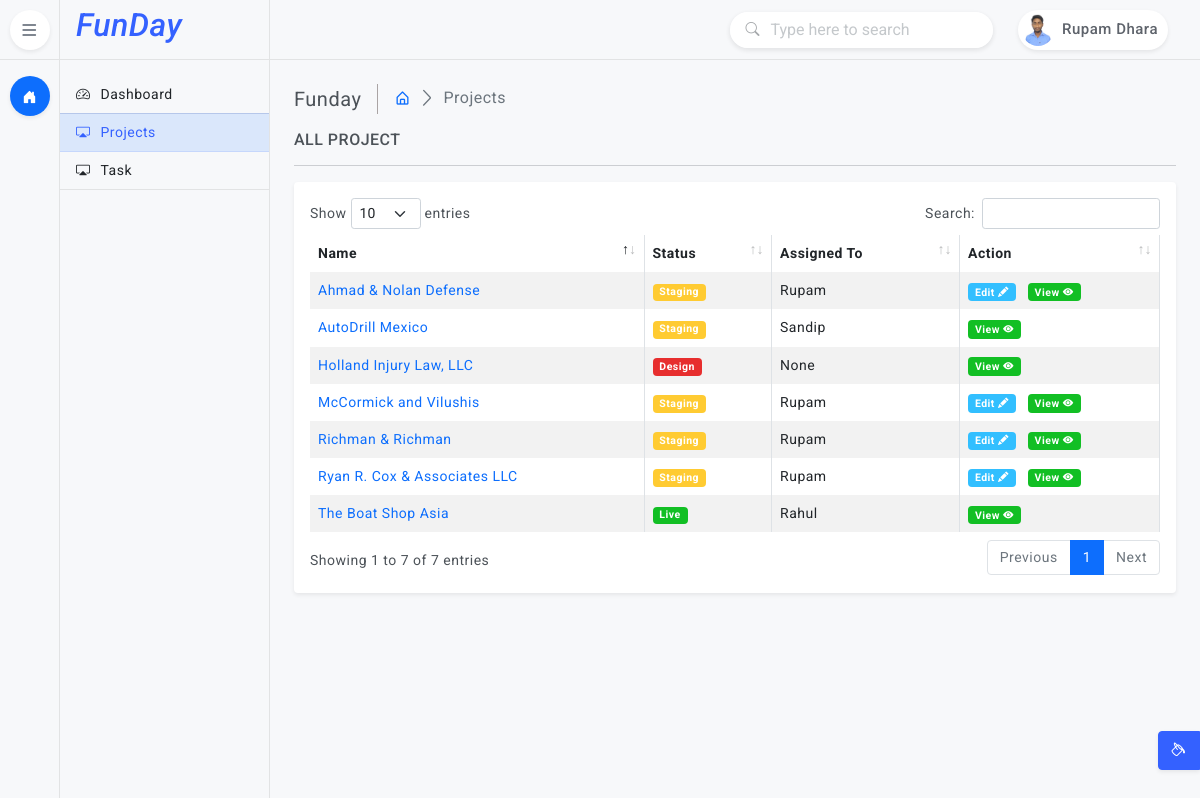
/project/ (signed in), run on an earlier commit of the app's database.
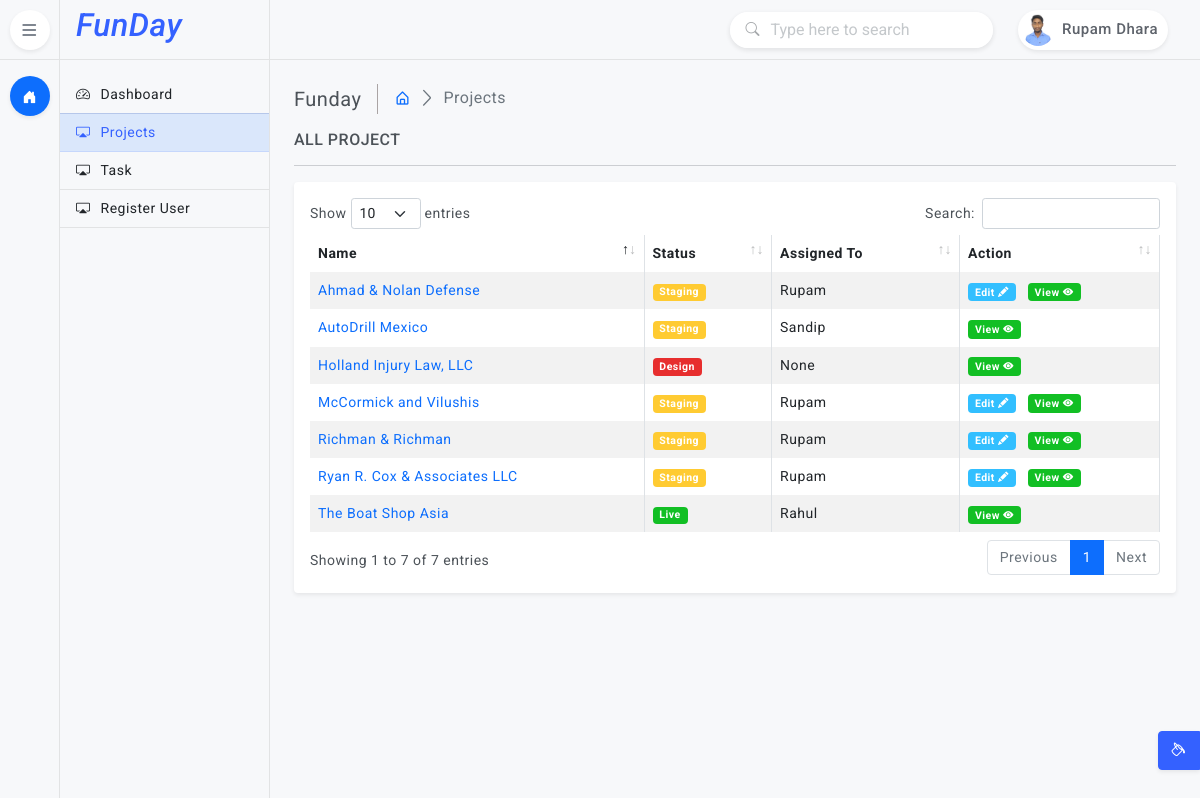
And on a later commit of the database.
### project/views.py (the view)
# urls.py: path('', views.Projects, name='project'),
@login_required
def Projects(request):
    theme = request.session.get('inlineRadioOptions')
    project = Project.objects.all().order_by('title')
    data = {
        'project' : project,
        'theme' : theme
    }
    return render(request, 'project.html', data)

### account/models.py (called while the page is built)
    def __str__(self):
        return self.first_name

### project/models.py (called while the page is built)
    def __str__(self):
        return self.name

### templates/project.html (shortened to what this page needs)
{% extends "base.html" %}
{% block 'content' %}
    <main class="page-content">
        <div class="page-breadcrumb d-none d-sm-flex align-items-center mb-3">
            <div class="breadcrumb-title pe-3">Funday</div>
            <div class="ps-3">
                <nav aria-label="breadcrumb">
                    <ol class="breadcrumb mb-0 p-0">
                        <li class="breadcrumb-item"><a href="javascript:;"><i class="bx bx-home-alt"></i></a>
                        </li>
                        <li class="breadcrumb-item active" aria-current="page">Projects</li>
                    </ol>
                </nav>
            </div>
        </div>
        <h6 class="mb-0 text-uppercase">All project</h6>
            <hr />
            <div class="card">
                <div class="card-body">
                    <div class="table-responsive">
                        <table id="example" class="table table-striped table-bordered" style="width:100%">
                            <thead>
                                <tr>
                                    <th>Name</th>
                                    <th>Status</th>
                                    <th>Assigned To</th>
                                    <th>Action</th>
                                </tr>
                            </thead>
                            <tbody>
                                {% for x in project %}
                                    <tr>
                                        <td><a href="{% url "projectdetails" x.slug %}">{{ x.title }}</a></td>
                                        <td><span class="badge {% if x.status_id == 1 %} bg-danger{% elif x.status_id == 2 %} bg-warning{% elif x.status_id == 3 %} bg-success{% endif %}">{{ x.status }}</span></td>
                                        <td>{{x.associate}}</td>
                                        <td>{% if request.user.id == x.associate_id %}<a class="badge bg-info" href="{% url "projectedit" x.id %}">Edit <i class="bi bi-pencil-fill"></i></a>&nbsp;&nbsp; {% endif %}<a class="badge bg-success" href="{% url "projectdetails" x.slug %}">View <i class="bi bi-eye-fill"></i></a></td>
                                    </tr>
                                {% endfor %}
                            </tbody>
                        </table>
                    </div>
                </div>
            </div>
    </main>
{% endblock 'content' %}

### templates/base.html (shortened to what the changed rows need)
<!doctype html>
{% if theme == 'dark' %}
<html lang="en" class="dark-theme">
{% else %}
<html lang="en" class="minimal-theme">
{% endif %}
<head>
    <link href="/static/plugins/simplebar/css/simplebar.css" rel="stylesheet" />
    <link href="/static/plugins/perfect-scrollbar/css/perfect-scrollbar.css" rel="stylesheet" />
    <link href="/static/plugins/datatable/css/dataTables.bootstrap5.min.css" rel="stylesheet" />
    <link href="/static/css/bootstrap.min.css" rel="stylesheet" />
    <link href="/static/css/bootstrap-extended.css" rel="stylesheet" />
    <link href="/static/css/style.css" rel="stylesheet" />
    <link href="/static/css/icons.css" rel="stylesheet">
    <link rel="stylesheet" href="https://cdnjs.cloudflare.com/ajax/libs/bootstrap-icons/1.10.5/font/bootstrap-icons.min.css" />
    <link href="/static/css/pace.min.css" rel="stylesheet" />
    <link href="/static/css/dark-theme.css" rel="stylesheet" />
    <link href="/static/css/light-theme.css" rel="stylesheet" />
    <link href="/static/css/semi-dark.css" rel="stylesheet" />
    <link href="/static/css/header-colors.css" rel="stylesheet" />
</head>
<body>
    <div class="wrapper">
        <aside class="sidebar-wrapper">
            <div class="textmenu">
                <div class="brand-logo text-center">
                    <h2 class="text-primary"><em>FunDay </em></h2>
                </div>
                <div class="tab-content">
                    <div class="tab-pane fade active show" id="pills-dashboards">
                        <div class="list-group list-group-flush">
                            <a href="{% url "home" %}" class="list-group-item"><i class="bi bi-speedometer2"></i>Dashboard</a>
                            <a href="{% url "project" %}" class="list-group-item"><i class="bi bi-cast"></i></i>Projects</a>
                            <a href="{% url "task" %}" class="list-group-item"><i class="bi bi-cast"></i></i>Task</a>
                            {% if request.user.is_staff == 1 %}<a href="{% url "registration" %}" class="list-group-item"><i class="bi bi-cast"></i></i>Register User</a>{% endif %}
                        </div>
                    </div>
                </div>
            </div>
        </aside>
        {% block 'content' %}{% endblock 'content' %}
    </div>
</body>
</html>

What changed in the data, as far as the page shows it:
changed Member "Rupam": is_staff False → True (drawn)
Also different on the page:
text now shown: "Register User"
